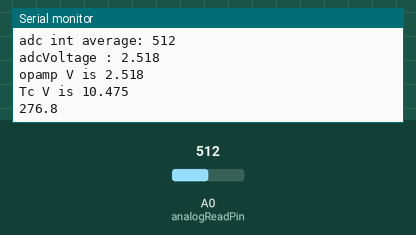
Simulated run of this sketch. Board: Arduino Uno, built with avr-gcc and run on an emulated ATmega328P. On the bench: the last lines printed to the serial monitor. The test bench sets the inputs (shaded band); at power-on: A0 (analogReadPin) = 512.

Above: at 1.2 s.
1.3 s: A0 (analogReadPin) set to 716
At 2.2 s:
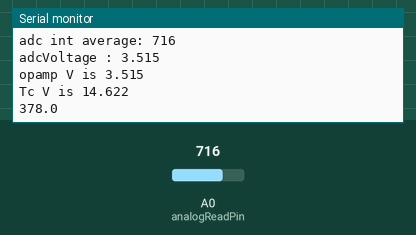
2.8 s: A0 (analogReadPin) set to 900
At 3.5 s:
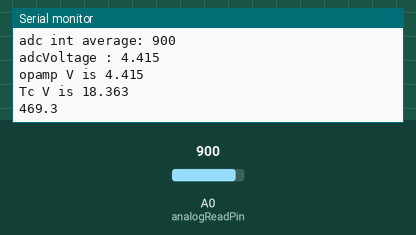
Timing chart, 0 to 5.8 s (numbered marks = the images above; inputs shaded):
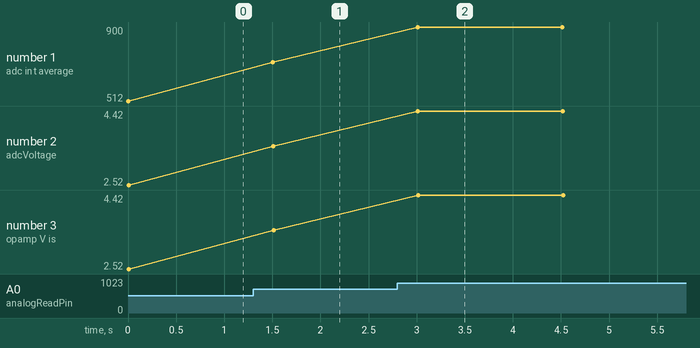

Measured:
- after the input at 1.3 s, the serial monitor: prints a new line after 0.21 s (image 1)
- after the input at 2.8 s, the serial monitor: prints a new line after 0.21 s (image 2)
- plotted number 1: 512 → 716 after the input at 1.3 s, 716 → 900 after the input at 2.8 s
- plotted number 2: 2.52 → 3.52 after the input at 1.3 s, 3.52 → 4.42 after the input at 2.8 s
- plotted number 3: 2.52 → 3.52 after the input at 1.3 s, 3.52 → 4.42 after the input at 2.8 s

The sketch:

KTypeThermocoupleAdc.ino
```cpp
#include "KTypeThermocoupleAdc.hpp"

#define Debug
#define test
const unsigned long SerialSpeed = 57600;
const int analogReadPin = A0;

void setup() {

  pinMode( analogReadPin, INPUT);

  // put your setup code here, to run once:
  Serial.begin(SerialSpeed);
  //  KTypeThermalCoupleAdc::initTcTable();

#ifdef Debug
  // Serial.println( KTypeThermalCoupleAdc::Max_Tc_Table_Size);
#endif

#ifdef test
  //KTypeThermalCoupleAdc::testTempLookUpAll();
#endif
}


void printDataValue(String data, String value)
{
  Serial.print( data + " ");
  Serial.println( value);

}

unsigned int adcReadAverage( int analogReadPin, int avgCount = 5 )
{
  unsigned int i, opampValInt = 0;

  for (i = 0; i < avgCount; i++)
  {
    int val;
    delayMicroseconds(100);

    val = analogRead(analogReadPin);
    //Serial.println( val);
    opampValInt += val;
  }
  opampValInt = round(opampValInt * 1.0f / (avgCount * 1.0f));
  Serial.println( "adc int average: "   + String(opampValInt ) );

  return opampValInt;
}


float simpleAdcToTemp(unsigned int adcInt)
{

  const float KTypeMvPerC = 0.04083;
  const float JTypeMvPerC = 0.05362;
  const float OpAmpX = 201;
  const float ADCRef = 5.0f;
  const float ADCINTMax = 1023;
  float opampV = 1.0f * ADCRef * adcInt / ADCINTMax ;
  Serial.println("opamp V is " + String(opampV, 2));
  //mV = 1000*V
  float tcOutputMv = opampV * 1000.0 / OpAmpX;
  //Jtype
  //float tctemp = tcOutputMv/JTypeMvPerC;
  //KType
  float tctemp = tcOutputMv / KTypeMvPerC;

  return tctemp;
}


void loop() {

  static unsigned int prev_temp = 0;
  float temp;
  // put your main code here, to run repeatedly:
  const float env_temp = 21.2;
  unsigned int adcInt = adcReadAverage(analogReadPin);

  temp = KTypeThermocoupleAdc::convertAdcToTempMvPerCPerStage(adcInt);
  temp += env_temp;
  if ( ! isFloatEqual( temp, prev_temp ) )
  {
    // only print if different
    Serial.println( String(temp, 1) );
    prev_temp = temp ;
  }
  delay(1500);

}


/*
  void loop()
  {
   unsigned int adcInt = adcReadAverage(analogReadPin);
   float temp = simpleAdcToTemp(adcInt );
   static float prev_temp;
   const float delta = 0.2f ;
   const int env_temp = 20;

   // only when diff is larger enough:
   if( abs( temp - prev_temp ) > delta )
   {   float finaltemp = env_temp + temp;
       Serial.println("TC temp:"+ String(temp,1) + " env temp:" + String(env_temp) + " final temp: "+ String( finaltemp, 1) );
       prev_temp = finaltemp;
   }

   delay(500);

  }
*/
```

KTypeThermocoupleAdc.cpp
```cpp
#include "KTypeThermocoupleAdc.hpp"

/*
  // tc temperature -> tc mV -> opAmpX201 ->opAmp Output Voltage -> Adc Integer
  static float KTypeThermalCoupleAdc::KType_TC_Temperature_Mv_Lookup_Table[] =
  {
  // 0
  0 ,
  //  5       10       15         20         25        30       35        40        45        50
  0.198 , 0.397   , 0.597   , 0.798   , 1.000   , 1.203   , 1.407   , 1.612   , 1.817   , 2.023 ,

  //  55     60         65        70         75          80      85         90        95      100
  2.230   , 2.436   , 2.644   , 2.851   , 3.059   , 3.267   , 3.474   , 3.682   , 3.889   , 4.096 ,

  // 105 to 150
  4.303   , 4.509   , 4.715   , 4.920   , 5.124   , 5.328   , 5.532   , 5.735   , 5.937   , 6.138 ,

  // 155 to 200
  6.339   , 6.540   , 6.741   , 6.941   , 7.140   , 7.340   , 7.540   , 7.739   , 7.939   , 8.138     ,

  // 205 to 250
  8.338   , 8.539   , 8.739   , 8.940   , 9.141   , 9.343   , 9.545   , 9.747   , 9.950   , 10.153    ,


  //255 to 300
  10.357  , 10.561  , 10.766  , 10.971  , 11.176  , 11.382  , 11.588  , 11.795  , 12.001  , 12.209  ,

  //305 to 350
  12.416  , 12.624  , 12.831  , 13.040  , 13.248  , 13.457  , 13.665  , 13.874  , 14.084  , 14.293  ,

  //355 360   365   370   375  380
  14.503  , 14.713  , 14.923  , 15.133  , 15.343  , 15.554  ,

  };


  const static unsigned int KTypeThermalCoupleAdc::Max_Tc_Table_Size =
  sizeof( KTypeThermalCoupleAdc::KType_TC_Temperature_Mv_Lookup_Table) /
  sizeof(KTypeThermalCoupleAdc::KType_TC_Temperature_Mv_Lookup_Table[0]);

*/

/*
  void KTypeThermalCoupleAdc::initTcTable()
  {
    Serial.println("!!!!!!!!!!!!!");
   // step1 convert mv to opamp output voltage

   unsigned int i;
   for(i=0;i<Max_Tc_Table_Size;i++)
   {
     KTypeThermalCoupleAdc::KType_TC_Temperature_Mv_Lookup_Table[i] = OpAmpGain * KTypeThermalCoupleAdc::KType_TC_Temperature_Mv_Lookup_Table[i] / 1000;
     // from mv to voltage / 1000
     // now it's voltage
     Serial.println(String(KTypeThermalCoupleAdc::KType_TC_Temperature_Mv_Lookup_Table[i], 4));
   }

   // step2 convert opamp output to int
   for(i=0;i<Max_Tc_Table_Size;i++)
   {
     KTypeThermalCoupleAdc::KType_TC_Temperature_Mv_Lookup_Table[i] = AdcIntMax *
              KTypeThermalCoupleAdc::KType_TC_Temperature_Mv_Lookup_Table[i] / AdcRef ;

     Serial.println(  String(  round(KTypeThermalCoupleAdc::KType_TC_Temperature_Mv_Lookup_Table[i])  ));

   }

  }
*/


bool isFloatEqual(float a, float b, float delta = 0.1)
{
  if ( abs( a - b) > delta )
  {
    return false;
  }
  else {
    return true;
  }
}


float KTypeThermocoupleAdc::convertAdcIntToVoltage( unsigned int adcInt)
{
  float  adjsted = 1;//0.9917;

  if ( adcInt == 0 )
  {
    return 0;
  }
  float adcVoltage = 1.0f * AdcRef * (adcInt - 1)  / AdcIntMax + ArduiniAdcMinMv / 1000.0;

  Serial.println( "adcVoltage : "   + String(adcVoltage, 3) );
  return adcVoltage;
}


#ifdef __USE_LOOKUP_TABLE__


/*
  float convertOpAmpOutputVoltageToInputVoltage(float voltage)
  {
   const float OpAmpX = 201;
   float input = voltage / OpAmpX;
   return input;
  }
*/


// using lookup table
float KTypeThermocoupleAdc::getTemperatureFromLookupTableAdcInt(unsigned int adcInt)
{
  float temp = 0;

  float  adjsted = 1;//0.9917;
  float adjustAdcInt = adcInt / adjsted ;
  adcInt = round( adjustAdcInt );
  unsigned int index;
  int resultIndex = KTypeThermocoupleAdc::valueToLookupTableIndex(adcInt, 0,  Max_Tc_Table_Size - 1);

  if (resultIndex  == (Max_Tc_Table_Size - 1))
  {
    // last index
    return resultIndex  * TempCPerIndex;
  } else
  {
    // for map
    float mapAdcInt0 = KType_TC_Temperature_Mv_Lookup_Table[resultIndex ];
    float mapAdcInt1 = KType_TC_Temperature_Mv_Lookup_Table[resultIndex  + 1];
    float maptemp0 = resultIndex  * KTypeThermocoupleAdc::TempCPerIndex;
    float maptemp1 = (resultIndex  + 1) * KTypeThermocoupleAdc::TempCPerIndex;

#ifdef Debug
    Serial.println(" adcInt " + String(adcInt) + ", mapAdcInt0 " + String(mapAdcInt0) + ", mapAdcInt1 " + String(mapAdcInt1) +
                   ", maptemp0 " + String(maptemp0) + ", maptemp1 " + String(maptemp1) );
#endif

    //temp = map(adcInt, mapAdcInt0, mapAdcInt1, maptemp0, maptemp1 );
    // map doesn't work well on 514 adcint, 231C, map gives 230C
    // this is better than map
    double double1 = 1.0;
    temp =  ( maptemp0 + ( (adcInt - mapAdcInt0) * double1 /
                           (double1 * (mapAdcInt1 - mapAdcInt0)) * (maptemp1 - maptemp0) ) );
  }
  return temp;

}

// using TCAdcIntLookupTable, recursive binary search
// return the index that which table[index] < value < table[index+1]
// table values must be in small to large order
// if value is too large, return last index.
// if value is too small, return first index.
int KTypeThermocoupleAdc::valueToLookupTableIndex(int value, int startindex, int endindex)
{
  int index;
  if ( ( endindex - startindex ) <= 1)
  {
    //end of search
    return startindex;
  }

  if (value <=  KType_TC_Temperature_Mv_Lookup_Table[startindex])
  {
    return startindex;
  } else if ( value >= KType_TC_Temperature_Mv_Lookup_Table[endindex] )
  {
    return endindex;
  }

  int midindex = (startindex + endindex) / 2;
  int midValue =  KType_TC_Temperature_Mv_Lookup_Table[midindex];
  if ( value <= midValue )
  {
    index = valueToLookupTableIndex(value, startindex, midindex);
  } else // value > midValue
  {
    index = valueToLookupTableIndex(value,  midindex, endindex);
  }

  return index;
}

#endif


/*
  void KTypeThermalCoupleAdc::testTempLookUp(unsigned int adcInt, unsigned int expected_temp)
  {
  unsigned int temp;
  temp = KTypeThermalCoupleAdc::getTemperatureFromAdcInt(adcInt);
  // printDataValue()
  if (temp == expected_temp)
  {
    Serial.println(String(adcInt) + " pass");
  } else
  {
    Serial.print(String(adcInt));
    Serial.print("Failed!!!! actual " + String(temp) + " but expect " + String(expected_temp));
  }

  }

  void KTypeThermalCoupleAdc::testTempLookUpAll()
  {
  #ifdef test
  testTempLookUp(0, 0);
  testTempLookUp(10, 5);
  testTempLookUp(202, 100);
  testTempLookUp(401, 200);
  testTempLookUp(501, 250);
  testTempLookUp(853, 380);
  //exceed max value
  testTempLookUp(880, 380);

  testTempLookUp(6, 3);
  testTempLookUp(47, 24);

  testTempLookUp(2, 1);
  testTempLookUp(463, 231);


  #endif
  }
*/


float KTypeThermocoupleAdc::convertAdcToTempMvPerC(unsigned int adcInt)
{

  const float KTypeMvPerC = 0.04068;
  const float JTypeMvPerC = 0.05362;

  float adcVoltage = KTypeThermocoupleAdc::convertAdcIntToVoltage(adcInt);

  Serial.println("opamp V is " + String(adcVoltage, 3));
  //mV = 1000*V


  float tcOutputMv = adcVoltage * 1000.0 / OpAmpGain;
  //Jtype
  //float tctemp = tcOutputMv/JTypeMvPerC;
  //KType
  float tctemp = tcOutputMv / KTypeMvPerC;

  return tctemp;
}


float KTypeThermocoupleAdc::convertAdcToTempMvPerCPerStage(unsigned int adcInt)
{

  double adcVoltage = KTypeThermocoupleAdc::convertAdcIntToVoltage(adcInt);

  Serial.println("opamp V is " + String(adcVoltage, 3));
  //mV = 1000*V


  double tcOutputMv = adcVoltage * 1000.0 / OpAmpGain;

  if ( isFloatEqual( tcOutputMv, 0, 0.1))
  {
    return 0;
  }

  Serial.println("Tc V is " + String(tcOutputMv, 3));

  //KType

  // const float Tc51CMv = 2.064 , Tc101CMv = 4.138, Tc151CMv = 6179, Tc201CMv = 8178, Tc251CMv=10.194, Tc301CMv=12.250, Tc351CMv=14.335;
  //const float MVPerC_0_50 = 0.04004, MVPerC_50_100 = 0.04079, MVPerC_100_150 = 0.04098, MVPerC_150_200 = 0.04079,
  //            MVPerC_200_250 = 0.04063, MVPerC_250_300 = 0.04065,  MVPerC_300_350 = 0.04077, MVPerC_350_400 = 0.04092  ;


  double tctemp ;
  if ( tcOutputMv < Tc51CMv )
  {
    tctemp = tcOutputMv / MVPerC_0_50 ;

  } else if ( tcOutputMv < Tc101CMv )
  {
    tctemp = tcOutputMv / MVPerC_50_100 ;

  } else if ( tcOutputMv < Tc151CMv )
  {
    tctemp = tcOutputMv / MVPerC_100_150 ;

  } else if (tcOutputMv < Tc201CMv )
  {
    tctemp = tcOutputMv / MVPerC_150_200 ;

  } else if (tcOutputMv < Tc251CMv )
  {
    tctemp = tcOutputMv / MVPerC_200_250  ;

  } else if (tcOutputMv < Tc301CMv )
  {
    tctemp = tcOutputMv / MVPerC_250_300  ;

  } else if (tcOutputMv < Tc351CMv )
  {
    tctemp = tcOutputMv / MVPerC_300_350  ;

  } else
  {
    tctemp = tcOutputMv / MVPerC_350_400;
  }

  return tctemp;

}
```

KTypeThermocoupleAdc.hpp
```cpp
#ifndef __KTypeThermocoupleAdc__
#define __KTypeThermocoupleAdc__

// not always want to use lookup table, if not, save the code space
// #define __USE_LOOKUP_TABLE__

#define test
#define Debug

//adc step = 5/1023 = 0.004886
// arduino ADC, minimum ADC input is 20.6mV, 20.6mV : ADC= 1 , 25.1mv : ADC = 2
const float ArduiniAdcMinMv = 20.6;

#include "Arduino.h"


// 240K and 1K opamp , it's 241X gain
const float OpAmpGain = 239.4 + 1;
const float AdcRef = 5.0f;
const float AdcIntMax = 1023;


const float Tc51CMv = 2.064 , Tc101CMv = 4.138, Tc151CMv = 6179, Tc201CMv = 8178, Tc251CMv = 10.194, Tc301CMv = 12.250, Tc351CMv = 14.335;
const float MVPerC_0_50 = 0.04004, MVPerC_50_100 = 0.04079, MVPerC_100_150 = 0.04098, MVPerC_150_200 = 0.04079,
            MVPerC_200_250 = 0.04063, MVPerC_250_300 = 0.04065,  MVPerC_300_350 = 0.04077, MVPerC_350_400 = 0.04092  ;
// meaning TC is not connected
const float MaxTcVoltageMv = 16;


bool isFloatEqual(float a, float b, float delta = 0.1);

class KTypeThermocoupleAdc
{
#ifdef __USE_LOOKUP_TABLE__
    static   float KType_TC_Temperature_Mv_Lookup_Table[];
    static int valueToLookupTableIndex(int value, int startindex, int endindex);
    static void convertTCMvLookupData();
#endif


  public:
    const static unsigned int Max_Tc_Table_Size;
    static const uint8_t TempCPerIndex = 5;
#ifdef __USE_LOOKUP_TABLE__
    static float getTemperatureFromLookupTableAdcInt(unsigned int adcInt);
#endif
    static void testTempLookUp(unsigned int adcInt, unsigned int expected_temp);
    static void testTempLookUpAll();

    static void initTcTable();
    static float convertAdcToTempMvPerC (unsigned int adcInt);
    static float convertAdcIntToVoltage( unsigned int adcInt);
    static float convertAdcToTempMvPerCPerStage(unsigned int adcInt);
};


#endif
```
